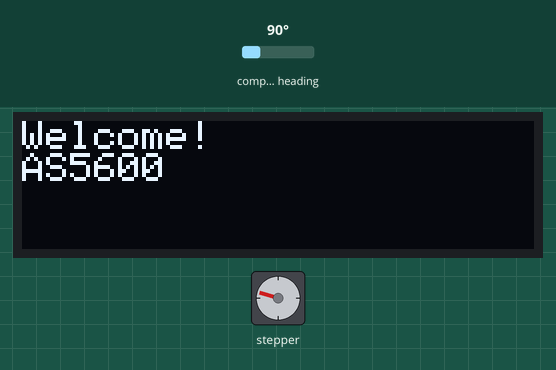
The sketch below on a simulated Arduino Uno, built with avr-gcc and run on an emulated ATmega328P. Parts: 128×32 one-colour display, stepper motor. Wiring (inferred from the names in the program): AS5600 angle sensor at I2C address 0x36. The test bench sets the inputs (shaded band); at power-on: compass heading 90°. Stepper angles assume 200 steps per turn; what the sketch prints to the serial monitor is not drawn.

Above: at 11.7 s.
11.8 s: compass heading set to 7°
At 12.24 s:
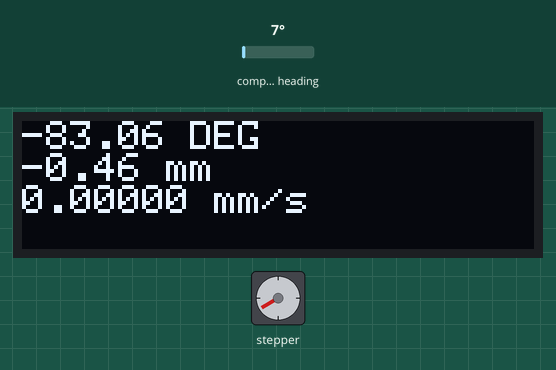
14.5 s: compass heading set to 90°
At 14.74 s:
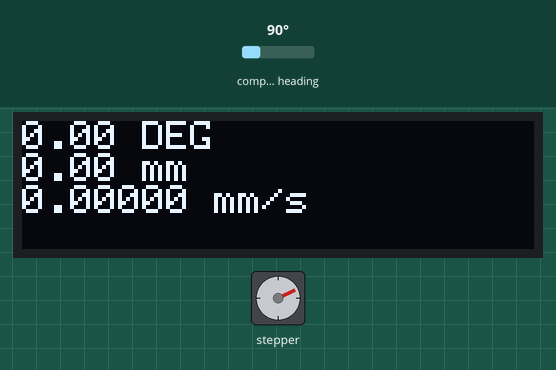
17.0 s: compass heading set to 86°
At 17.52 s:
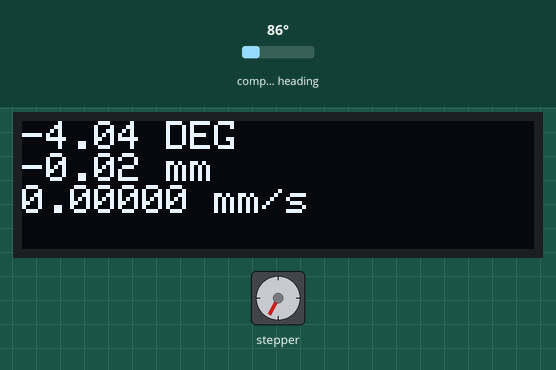
20.0 s: compass heading set to 180°
At 20.32 s:
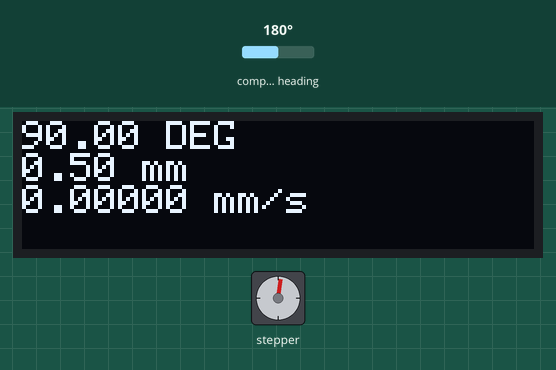
23.0 s: compass heading set to 4°
At 23.41 s:
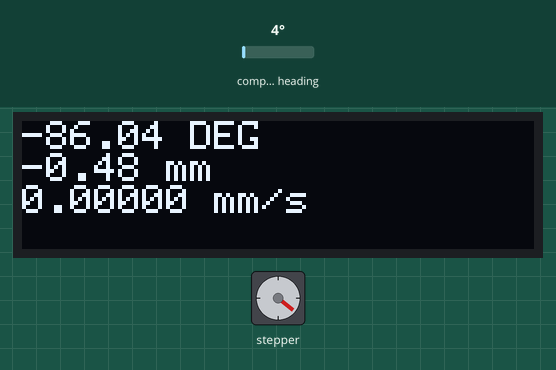
Timing chart, 0 to 29.1 s (numbered marks = the images above; inputs shaded):
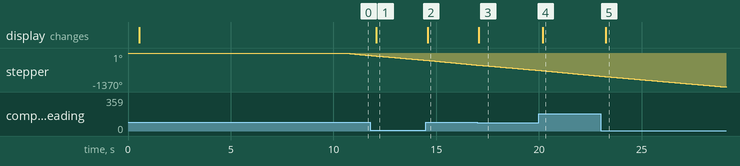

Measured:
- the behaviour switches between 90 and 89° on compass heading (found by bisection; images 2 and 3)
- after the input at 11.8 s, the display: changes after 0.29 s (image 1)
- after the input at 14.5 s, the display: changes after 0.09 s (image 2)
- after the input at 17.0 s, the display: changes after 0.06 s (image 3)
- after the input at 20.0 s, the display: changes after 0.17 s (image 4)
- after the input at 23.0 s, the display: changes after 0.26 s (image 5)

The sketch:

EncodeandMotorRuning.ino
```cpp
#include <Wire.h> //This is for i2C
#include <SSD1306Ascii.h> //i2C OLED
#include <SSD1306AsciiWire.h> //i2C OLED
#include <AccelStepper.h>

AccelStepper stepper(1,8,9); // Defaults to AccelStepper::FULL4WIRE (4 pins) on 2, 3, 4, 5
// i2C OLED
#define I2C_ADDRESS 0x3C
#define RST_PIN -1
// #define PI 3.1415926535897932384626433832795
SSD1306AsciiWire oled;
float OLEDTimer = 0; //Timer for the screen refresh
//I2C pins:
//STM32: SDA: PB7 SCL: PB6
//Arduino: SDA: A4 SCL: A5

//---------------------------------------------------------------------------
//Magnetic sensor things
int magnetStatus = 0; //value of the status register (MD, ML, MH)

int lowbyte; //raw angle 7:0
word highbyte; //raw angle 7:0 and 11:8
int rawAngle; //final raw angle
float degAngle; //raw angle in degrees (360/4096 * [value between 0-4095])

int quadrantNumber, previousquadrantNumber; //quadrant IDs
float numberofTurns = 0; //number of turns
float correctedAngle = 0; //tared angle - based on the startup value
float startAngle = 0; //starting angle
float totalAngle = 0; //total absolute angular displacement
float previousAngle = 0;
float angleChange;
float previoustotalAngle = 0; //for the display printing
float distance = 0; // Total distance travled in mm
float velocity = 0; // plunger velocity
float flowvolume = 0; // total fluid dispensed
float flowrate = 0; // volumetric flow rate
float flowvolumeF = 0; // total fluid dispensed
float flowrateF = 0;
float r = 6.67/2; // syringe radius in mm
unsigned long previousTime = 0;
unsigned long sampleTime;
unsigned long timeChange;

float xn0 ;
float yn0;
float xn1 = 0;
float yn1 = 0;

float xnv ;
float ynv;
float xn1v = 0;
float yn1v = 0;

float xnd ;
float ynd;
float xn1d = 0;
float yn1d = 0;

float xnfr ;
float ynfr;
float xn1fr = 0;
float yn1fr = 0;

int k = 0;
unsigned long sampleRate = 500; // cycle numbers for intervals to take speed measurements at
bool newVelocity = false; // do not change this
int motspeed = -50;
void setup()
{

  Serial.begin(9600); //start serial - tip: don't use serial if you don't need it (speed considerations)
  Wire.begin(); //start i2C
  Wire.setClock(800000L); //fast clock

  checkMagnetPresence(); //check the magnet (blocks until magnet is found)

  stepper.setMaxSpeed(1000);
  stepper.setSpeed(motspeed);
  delay(500);
  // This delay is important because it allows the correct start angle to be obtained after the shaft has initialzed and stablized
  ReadRawAngle(); //make a reading so the degAngle gets updated
  startAngle = degAngle; //update startAngle with degAngle - for taring

  //------------------------------------------------------------------------------
  //OLED part
  #if RST_PIN >= 0
    oled.begin(&Adafruit128x32, I2C_ADDRESS, RST_PIN);
  #else // RST_PIN >= 0
    oled.begin(&Adafruit128x32, I2C_ADDRESS);
  #endif // RST_PIN >= 0

  oled.setFont(Adafruit5x7);
  oled.clear(); //clear display
  oled.set1X(); //double-line font size - better to read it
  oled.println("Welcome!"); //print a welcome message
  oled.println("AS5600"); //print a welcome message
  delay(10000);
  OLEDTimer = millis(); //start the timer


}

void loop()
{
    ReadRawAngle(); //ask the value from the sensor
    correctAngle(); //tare the value
    checkQuadrant(); //check quadrant, check rotations, check absolute angular position
    distancetraveled(); // Find distance traveled
    refreshDisplay(); // Display distance traveled
    xn1 = xn0;
    yn1 = yn0;

    xn1v = xnv;
    yn1v = ynv;

    xn1d = xnd;
    yn1d = ynd;

    xn1fr = xnfr;
    yn1fr = ynfr;
    // xn is the unfiltered signal
    // yn is the filtered signal
    //if(k % 3 == 0){
    // This extra conditional statement is here to reduce
    // the number of times the data is sent through the serial port
    // because sending data through the serial port
    // messes with the sampling frequency

    // Output
    Serial.print(velocity);
    Serial.print(" ");
    Serial.println(ynv);
    //Serial.print(" ");
    //Serial.println(flowrate);
    //lnSerial.print(" ");
    //Serial.print(flowrateF);
    //Serial.print(" ");
    //Serial.println(ynfr);
  //}
  //k = k+1;

  stepper.runSpeed();


    //Serial.print("Total Angle");

  //delay(100); //wait a little - adjust it for "better resolution"

}

void ReadRawAngle()
{
  //7:0 - bits
  Wire.beginTransmission(0x36); //connect to the sensor
  Wire.write(0x0D); //figure 21 - register map: Raw angle (7:0)
  Wire.endTransmission(); //end transmission
  Wire.requestFrom(0x36, 1); //request from the sensor

  while(Wire.available() == 0); //wait until it becomes available
  lowbyte = Wire.read(); //Reading the data after the request

  //11:8 - 4 bits
  Wire.beginTransmission(0x36);
  Wire.write(0x0C); //figure 21 - register map: Raw angle (11:8)
  Wire.endTransmission();
  Wire.requestFrom(0x36, 1);

  while(Wire.available() == 0);
  highbyte = Wire.read();

  //4 bits have to be shifted to its proper place as we want to build a 12-bit number
  highbyte = highbyte << 8; //shifting to left
  //What is happening here is the following: The variable is being shifted by 8 bits to the left:
  //Initial value: 00000000|00001111 (word = 16 bits or 2 bytes)
  //Left shifting by eight bits: 00001111|00000000 so, the high byte is filled in

  //Finally, we combine (bitwise OR) the two numbers:
  //High: 00001111|00000000
  //Low:  00000000|00001111
  //      -----------------
  //H|L:  00001111|00001111
  rawAngle = highbyte | lowbyte; //int is 16 bits (as well as the word)

  //We need to calculate the angle:
  //12 bit -> 4096 different levels: 360° is divided into 4096 equal parts:
  //360/4096 = 0.087890625
  //Multiply the output of the encoder with 0.087890625
  degAngle = rawAngle * 0.087890625;
  sampleTime = millis();
  timeChange = sampleTime - previousTime; // should always be positive
  if (timeChange >= sampleRate) {
    previousTime = sampleTime;
    //Serial.println("timeChange");
    //Serial.println(timeChange);
    newVelocity = true;
  }

  //Serial.print("Deg angle: ");
  //Serial.println(degAngle, 2); //absolute position of the encoder within the 0-360 circle

}

void correctAngle()
{
  //recalculate angle
  correctedAngle = degAngle - startAngle; //this tares the position

  if(correctedAngle < 0) //if the calculated angle is negative, we need to "normalize" it
  {
  correctedAngle = correctedAngle + 360; //correction for negative numbers (i.e. -15 becomes +345)
  }
  else
  {
    //do nothing
  }
  //Serial.print("Corrected angle: ");
  //Serial.println(correctedAngle, 2); //print the corrected/tared angle
}

void checkQuadrant()
{
  /*
  //Quadrants:
  4  |  1
  ---|---
  3  |  2
  */

  //Quadrant 1
  if(correctedAngle >= 0 && correctedAngle <=90)
  {
    quadrantNumber = 1;
  }

  //Quadrant 2
  if(correctedAngle > 90 && correctedAngle <=180)
  {
    quadrantNumber = 2;
  }

  //Quadrant 3
  if(correctedAngle > 180 && correctedAngle <=270)
  {
    quadrantNumber = 3;
  }

  //Quadrant 4
  if(correctedAngle > 270 && correctedAngle <360)
  {
    quadrantNumber = 4;
  }
  //Serial.print("Quadrant: ");
  //Serial.println(quadrantNumber); //print our position "quadrant-wise"

  if(quadrantNumber != previousquadrantNumber) //if we changed quadrant
  {
    if(quadrantNumber == 1 && previousquadrantNumber == 4)
    {
      numberofTurns++; // 4 --> 1 transition: CW rotation
    }

    if(quadrantNumber == 4 && previousquadrantNumber == 1)
    {
      numberofTurns--; // 1 --> 4 transition: CCW rotation
    }
    //this could be done between every quadrants so one can count every 1/4th of transition

    previousquadrantNumber = quadrantNumber;  //update to the current quadrant

  }
  //Serial.print("Turns: ");
  //Serial.println(numberofTurns,0); //number of turns in absolute terms (can be negative which indicates CCW turns)

  //after we have the corrected angle and the turns, we can calculate the total absolute position
  totalAngle = (numberofTurns*360) + correctedAngle; //number of turns (+/-) plus the actual angle within the 0-360 range
  xn0 = totalAngle;
  yn0 = 0.969*yn1 + 0.0155*xn0 + 0.0155*xn1; // cutoff frequency of 5hz
  if (newVelocity) {
    angleChange = totalAngle - previousAngle;
    previousAngle = totalAngle;
    //Serial.println("angleChange");
    //Serial.println(angleChange);
  }

  //Serial.print("Total angle: ");
  //Serial.println(totalAngle, 2); //absolute position of the motor expressed in degree angles, 2 digits
}

void checkMagnetPresence()
{
  //This function runs in the setup() and it locks the MCU until the magnet is not positioned properly

  while((magnetStatus & 32) != 32) //while the magnet is not adjusted to the proper distance - 32: MD = 1
  {
    magnetStatus = 0; //reset reading
    Serial.println("checking1");


    Wire.beginTransmission(0x36); //connect to the sensor
    Serial.println("checking2");
    Wire.write(0x0B); //figure 21 - register map: Status: MD ML MH
    Serial.println("checking3");
    Wire.endTransmission(); //end transmission
    Serial.println("checking4");
    Wire.requestFrom(0x36, 1); //request from the sensor
    Serial.println("checking5");

    while(Wire.available() == 0){ //wait until it becomes available
    Serial.println("checking7");
    }
    magnetStatus = Wire.read(); //Reading the data after the request
    if ((magnetStatus & 16)==16){
        Serial.println("Too weak: Move Magnet Closer");
        Serial.println(magnetStatus);
        }
        if ((magnetStatus & 8)==8){
        Serial.println("Too strong: Move Magnet Away");
        Serial.println(magnetStatus);
        }
  }
  //Note that serial print does not display the actual value of magnetstatus (ie. it will not display 00100000 or 00010000 or 00001000)
  //However internally the arduino does read 00100000 or 00010000 or 00001000 and uses these values
  // I don't know why this happens.

  //Serial.println("Magnet found!");
  //delay(1000);

  //Status register output: 0 0 MD ML MH 0 0 0
  //MH: Too strong magnet
  //ML: Too weak magnet
  //MD: OK magnet

}

void distancetraveled(){
  distance = totalAngle*2/360; // 2mm lead = 2mm traveled per revolution
  if (newVelocity){
    velocity = angleChange*2*1000/(360*timeChange); // mm/s
    //Serial.println("angleChange " + String(angleChange,3)+" timeChange "+String(timeChange) + " Velocity " + String(velocity,5));
    newVelocity = false;
  }
    // Let's filter velocity and Distance too
  xnv = velocity;
  ynv = 0.969*yn1v + 0.0155*xnv + 0.0155*xn1v; // cutoff frequency of 5hz

  xnd = distance;
  ynd = 0.969*yn1d + 0.0155*xnd + 0.0155*xn1d; // cutoff frequency of 5hz

  //Serial.println("angleChange:");
  //Serial.println(angleChange);
  //Serial.println("timeChange");
  //Serial.println(timeChange);
  flowvolume = PI*(r*r)*distance; // mm^3
  flowrate = PI*r*r*velocity; // mm^3/s
  flowvolumeF = PI*(r*r)*ynd; // mm^3
  flowrateF = PI*r*r*ynv; // mm^3/s
  xnfr = flowrate;
  //ynfr = 0.969*yn1fr + 0.0155*xnfr + 0.0155*xnfr; // cutoff frequency of 5hz
  ynfr = 0.9752*yn1fr + 0.0124*xnfr + 0.0124*xnfr; // cutoff frequency of 4hz
}

void refreshDisplay()
{
  if (millis() - OLEDTimer > 100) //chech if we will update at every 100 ms
  {
    if(totalAngle != previoustotalAngle) //if there's a change in the position*
    {
        oled.clear(); //delete the content of the display
        oled.println(String(totalAngle) + " DEG"); //print the new absolute position
        oled.println(String(distance) + " mm"); //print the new absolute distance
        oled.println(String(velocity,5) + " mm/s");
        OLEDTimer = millis(); //reset timer
        previoustotalAngle = totalAngle; //update the previous value
        //Serial.println(totalAngle);
    }
  }
  else
  {
    //skip
  }
  //*idea: you can define a certain tolerance for the angle so the screen will not flicker
  //when there is a 0.08 change in the angle (sometimes the sensor reads uncertain values)
}
```
